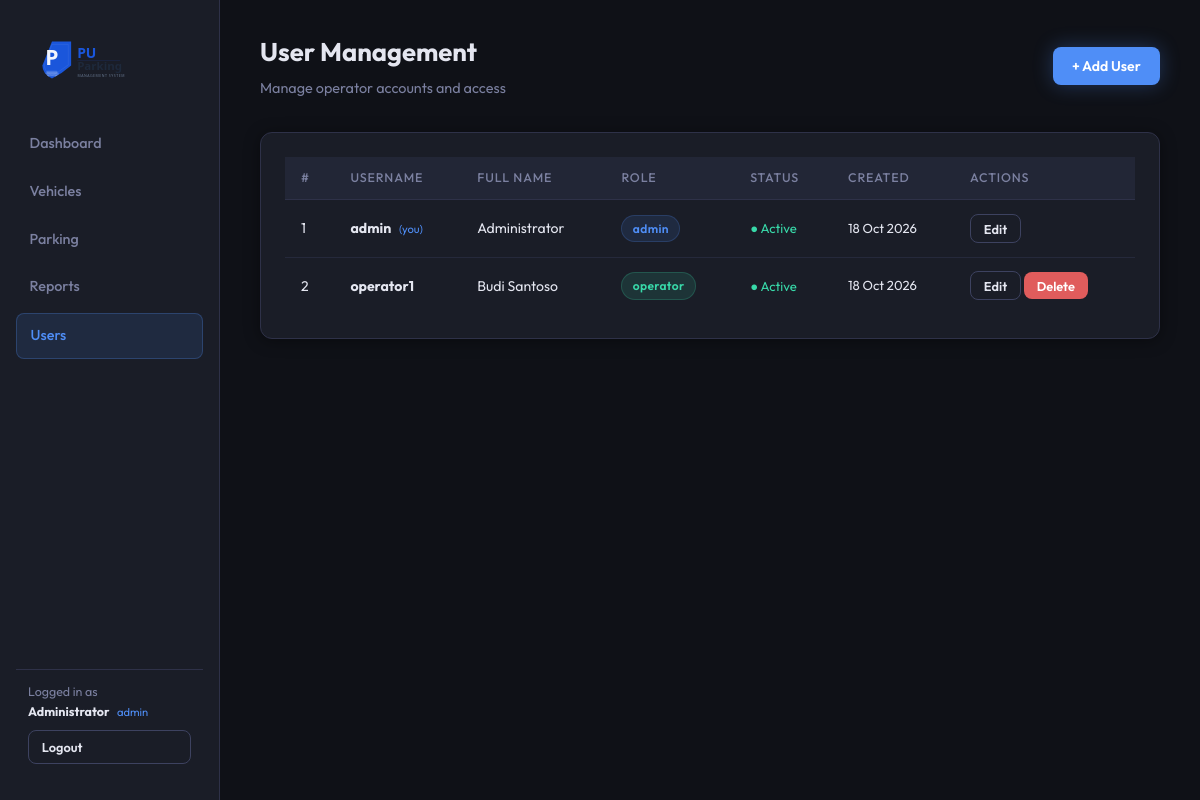
The app's page /parking_system/pages/users.php (signed in) with its own data.
### tables this page shows
CREATE TABLE operators (
    operator_id INT PRIMARY KEY AUTO_INCREMENT,
    username    VARCHAR(50)  NOT NULL UNIQUE,
    password    VARCHAR(255) NOT NULL,   
    full_name   VARCHAR(100) NOT NULL,
    role        ENUM('admin','operator') DEFAULT 'operator',
    is_active   TINYINT(1)   DEFAULT 1,
    created_at  TIMESTAMP    DEFAULT CURRENT_TIMESTAMP
);

### parking_system/includes/auth.php (called while the page is built, shortened)
<?php
function current_user(): array {
    return [
        'id'       => $_SESSION['operator_id']   ?? null,
        'username' => $_SESSION['operator_username'] ?? '',
        'name'     => $_SESSION['operator_name']  ?? '',
        'role'     => $_SESSION['operator_role']  ?? '',
    ];
}

### parking_system/pages/users.php (the view, shortened to what this page needs)
<?php
require_once __DIR__ . '/../includes/auth.php';
$user = current_user();
$db   = getDB();
$operators = $db->query(
    "SELECT operator_id, username, full_name, role, is_active, created_at
     FROM operators ORDER BY created_at DESC"
)->fetchAll();
?>
<!DOCTYPE html>
<html lang="en">
<head>
  <link rel="stylesheet" href="../css/style.css">
</head>
<body>
<div class="app-container">
  <aside class="sidebar">
    <div class="brand" style="padding:.5rem .75rem 1.2rem;">
      <img src="../images/logo.svg" alt="PU Parking"
           style="width:100%;max-width:180px;display:block;margin:0 auto">
    </div>
    <nav>
      <a href="../index.php"> Dashboard</a>
      <a href="vehicles.php"> Vehicles</a>
      <a href="parking.php"> Parking</a>
      <a href="../reports/report.php"> Reports</a>
      <a href="users.php" class="active"> Users</a>
    </nav>
    <div style="margin-top:auto;padding:.75rem;border-top:1px solid var(--border)">
      <div style="font-size:.78rem;color:var(--muted);margin-bottom:.5rem">
        Logged in as<br>
        <strong style="color:var(--text)"><?= htmlspecialchars($user['name']) ?></strong>
        <span style="color:var(--accent);font-size:.7rem;margin-left:.3rem"><?= $user['role'] ?></span>
      </div>
      <a href="../auth/logout.php" class="btn btn-outline btn-sm w-full" style="text-align:center">Logout</a>
    </div>
  </aside>
  <main class="main-content">
    <div class="page-header flex-between">
      <div>
        <h1>User Management</h1>
        <p class="text-muted">Manage operator accounts and access</p>
      </div>
      <button class="btn btn-primary" onclick="openModal('add-modal')">+ Add User</button>
    </div>
    <div class="card">
      <div style="overflow-x:auto">
        <table class="data-table">
          <thead>
            <tr>
              <th>#</th>
              <th>Username</th>
              <th>Full Name</th>
              <th>Role</th>
              <th>Status</th>
              <th>Created</th>
              <th>Actions</th>
            </tr>
          </thead>
          <tbody>
            <?php foreach ($operators as $op): ?>
            <tr>
              <td class="text-muted"><?= $op['operator_id'] ?></td>
              <td><strong><?= htmlspecialchars($op['username']) ?></strong>
                <?php if ($op['operator_id'] == $user['id']): ?>
                  <span style="font-size:.7rem;color:var(--accent);margin-left:.3rem">(you)</span>
                <?php endif; ?>
              </td>
              <td><?= htmlspecialchars($op['full_name']) ?></td>
              <td>
                <span class="badge <?= $op['role'] === 'admin' ? 'badge-blue' : 'badge-green' ?>">
                  <?= $op['role'] ?>
                </span>
              </td>
              <td>
                <?php if ($op['is_active']): ?>
                  <span style="color:var(--success);font-size:.82rem">● Active</span>
                <?php else: ?>
                  <span style="color:var(--danger);font-size:.82rem">● Inactive</span>
                <?php endif; ?>
              </td>
              <td class="text-muted" style="font-size:.82rem"><?= date('d M Y', strtotime($op['created_at'])) ?></td>
              <td>
                <button class="btn btn-outline btn-sm"
                  onclick='openEdit(<?= json_encode([
                    "id"        => $op["operator_id"],
                    "username"  => $op["username"],
                    "full_name" => $op["full_name"],
                    "role"      => $op["role"],
                    "is_active" => $op["is_active"]
                  ]) ?>)'>Edit</button>
                <?php if ($op['operator_id'] != $user['id']): ?>
                <form method="POST" style="display:inline"
                      onsubmit="return confirm('Delete user <?= htmlspecialchars($op['username']) ?>?')">
                  <button type="submit" class="btn btn-danger btn-sm">Delete</button>
                </form>
                <?php endif; ?>
              </td>
            </tr>
            <?php endforeach; ?>
          </tbody>
        </table>
      </div>
    </div>
  </main>
</div>
</body>
</html>

### parking_system/css/style.css (style rules this page uses)
:root { --bg: #0f1117; --surface: #1a1d27; --surface-2: #222636; --border: #2e3148; --border-light: #3d4260; --text: #e4e6f0; --muted: #7b80a0; --accent: #4f8ef7; --accent-muted: rgba(79,142,247,.12); --accent-2: #38d9a9; --accent-2-muted: rgba(56,217,169,.12); --danger: #e05c5c; --danger-muted: rgba(224,92,92,.12); --warning: #f4a84a; --warning-muted: rgba(244,168,74,.12); --success: #38d9a9; --shadow: 0 2px 16px rgba(0,0,0,.4); --radius: 12px; --font: 'Outfit', system-ui, sans-serif; --mono: 'DM Mono', monospace; }
*, *::before, *::after { box-sizing: border-box; margin: 0; padding: 0; }
body { font-family: var(--font); background: var(--bg); color: var(--text); font-size: 15px; line-height: 1.6; min-height: 100vh; }
.app-container { display: flex; min-height: 100vh; }
.sidebar { width: 220px; min-width: 220px; background: var(--surface); border-right: 1px solid var(--border); padding: 1.5rem 1rem; display: flex; flex-direction: column; gap: .5rem; position: sticky; top: 0; height: 100vh; }
.brand { display: flex; align-items: center; gap: .75rem; padding: .5rem .75rem 1.5rem; font-size: 1.2rem; font-weight: 700; letter-spacing: .02em; color: var(--accent); }
.sidebar nav { display: flex; flex-direction: column; gap: .25rem; flex: 1; }
.sidebar nav a { display: flex; align-items: center; gap: .6rem; padding: .65rem .85rem; border-radius: 8px; color: var(--muted); text-decoration: none; font-size: .9rem; font-weight: 500; transition: all .15s; }
.sidebar nav a.active { background: var(--accent-muted); color: var(--accent); border: 1px solid rgba(79,142,247,.25); }
.main-content { flex: 1; padding: 2rem 2.5rem; overflow-y: auto; }
.page-header { margin-bottom: 2rem; }
.page-header h1 { font-size: 1.6rem; font-weight: 700; color: var(--text); margin-bottom: .25rem; }
.page-header p { color: var(--muted); font-size: .9rem; }
.card { background: var(--surface); border: 1px solid var(--border); border-radius: var(--radius); padding: 1.5rem; margin-bottom: 1.5rem; box-shadow: var(--shadow); }
.data-table { width: 100%; border-collapse: collapse; font-size: .88rem; }
.data-table th { background: var(--surface-2); color: var(--muted); font-weight: 500; font-size: .78rem; text-transform: uppercase; letter-spacing: .07em; padding: .7rem 1rem; text-align: left; border-bottom: 1px solid var(--border); }
.data-table td { padding: .85rem 1rem; border-bottom: 1px solid rgba(46,49,72,.6); color: var(--text); vertical-align: middle; }
.data-table tr:last-child td { border-bottom: none; }
.badge { display: inline-flex; align-items: center; gap: .3rem; padding: .2rem .65rem; border-radius: 20px; font-size: .75rem; font-weight: 600; letter-spacing: .03em; }
.badge-green { background: var(--accent-2-muted); color: var(--accent-2); border: 1px solid rgba(56,217,169,.2); }
.badge-blue { background: var(--accent-muted); color: var(--accent); border: 1px solid rgba(79,142,247,.2); }
.btn { display: inline-flex; align-items: center; gap: .4rem; padding: .6rem 1.2rem; border-radius: 8px; font-family: var(--font); font-size: .88rem; font-weight: 600; cursor: pointer; transition: all .15s; border: none; text-decoration: none; }
.btn-primary { background: var(--accent); color: #fff; box-shadow: 0 0 20px rgba(79,142,247,.3); }
.btn-danger { background: var(--danger); color: #fff; }
.btn-outline { background: transparent; color: var(--text); border: 1px solid var(--border-light); }
.btn-sm { padding: .35rem .8rem; font-size: .8rem; }
.text-muted { color: var(--muted); }
.flex-between { display: flex; justify-content: space-between; align-items: center; }
.w-full { width: 100%; }

### records on screen
operators: full_name "Administrator", role "admin", operator_id "1", username "admin", shows "(you)", is_active "● Active", created_at "18 Oct 2026"
operators: operator_id "2", username "operator1", full_name "Budi Santoso", role "operator", is_active "● Active", created_at "18 Oct 2026"
